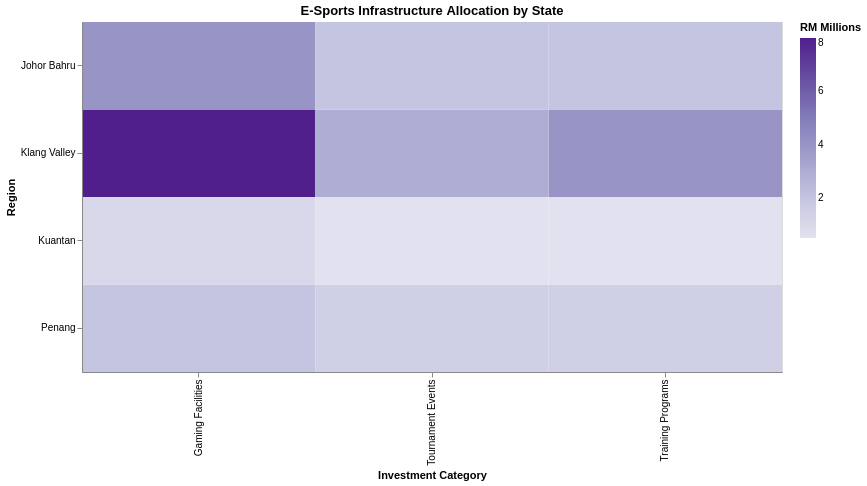

Express this chart as Vega-Lite.
### Vega-Lite specification from a JSON file in a GitHub repository (floating-point values rounded to 4 significant figures)
{"$schema": "https://vega.github.io/schema/vega-lite/v5.json", "title": "E-Sports Infrastructure Allocation by State", "width": 700, "height": 350, "data": {"values": [{"state": "Klang Valley", "category": "Gaming Facilities", "investment": 8}, {"state": "Klang Valley", "category": "Training Programs", "investment": 4}, {"state": "Klang Valley", "category": "Tournament Events", "investment": 3}, {"state": "Johor Bahru", "category": "Gaming Facilities", "investment": 4}, {"state": "Johor Bahru", "category": "Training Programs", "investment": 2}, {"state": "Johor Bahru", "category": "Tournament Events", "investment": 2}, {"state": "Penang", "category": "Gaming Facilities", "investment": 2}, {"state": "Penang", "category": "Training Programs", "investment": 1.5}, {"state": "Penang", "category": "Tournament Events", "investment": 1.5}, {"state": "Kuantan", "category": "Gaming Facilities", "investment": 1}, {"state": "Kuantan", "category": "Training Programs", "investment": 0.5}, {"state": "Kuantan", "category": "Tournament Events", "investment": 0.5}]}, "mark": "rect", "encoding": {"x": {"field": "category", "type": "nominal", "title": "Investment Category"}, "y": {"field": "state", "type": "nominal", "title": "Region"}, "color": {"field": "investment", "type": "quantitative", "title": "RM Millions", "scale": {"scheme": "purples"}}, "tooltip": [{"field": "state", "type": "nominal", "title": "Region"}, {"field": "category", "type": "nominal", "title": "Category"}, {"field": "investment", "type": "quantitative", "title": "Investment (RM M)", "format": ".1f"}]}}
